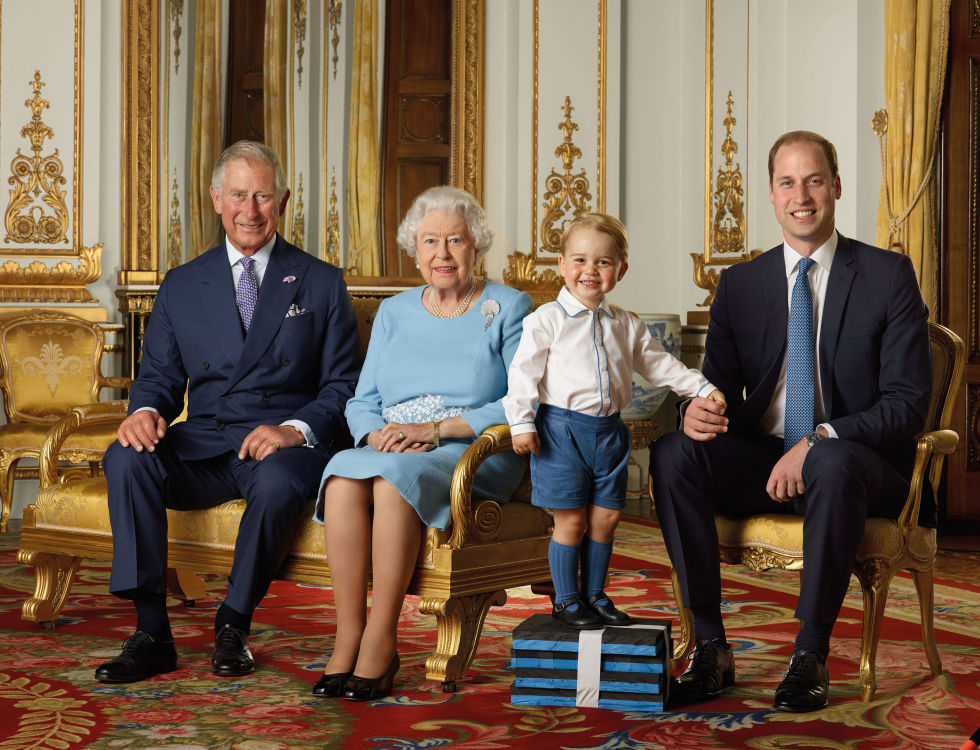
#> input picture dsa_computer_vision/4_tratamento_e_descritores_de_imagens/royal.jpg, 980 x 750 px
$ jupyter execute '0. Intro.ipynb'
#> lines starting #> are read from the running program, lines starting #| are printed output that depends on the picture; after the words box and inside, x2 and y2 are one past the last pixel; in counts of white or black regions, pixels touching at a corner belong together
[cell 1]
# Detector de Faces
# Para executar estes script, use: cap04-01-face-detector

# Import
import cv2

# Carrega a imagem e converte para Grayscale
image = cv2.imread("royal.jpg")
#> image is the input picture: shape (750, 980, 3); mean B, G, R 74.9, 93.6, 114.4
cv2.imshow("Original", image)
gray = cv2.cvtColor(image, cv2.COLOR_BGR2GRAY)
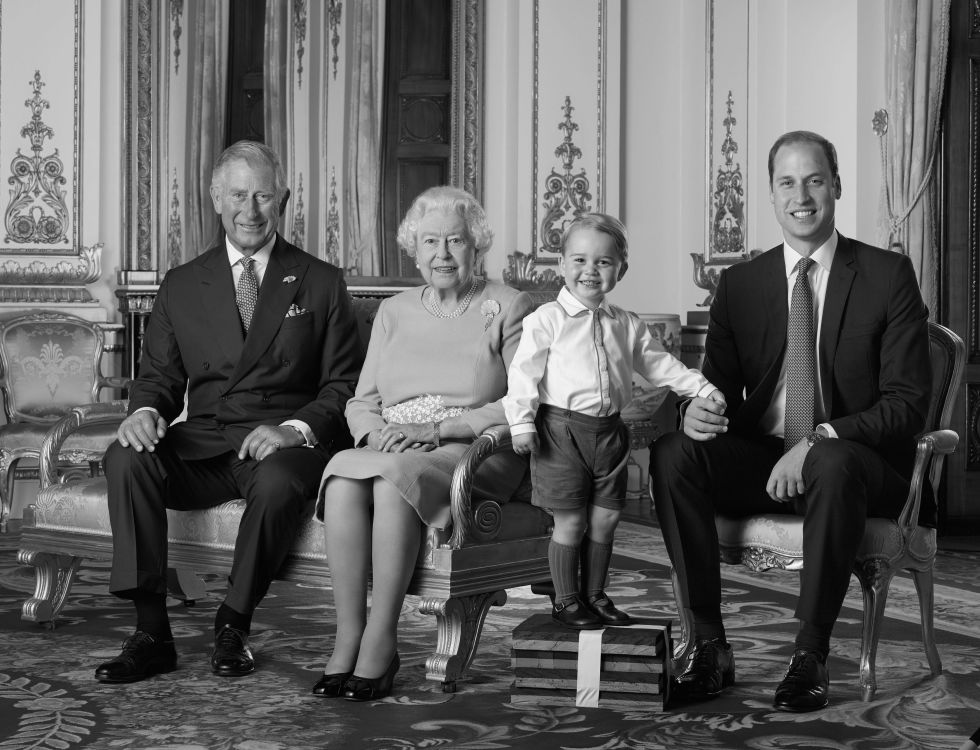
#> gray: shape (750, 980); min 0, max 255, mean 97.7

# Carrega o detector de faces
detector = cv2.CascadeClassifier("haarcascade_frontalface_default.xml")

# Detecta as faces
rects = detector.detectMultiScale(gray, scaleFactor = 1.1, minNeighbors = 10, minSize = (30, 30))
#> rects = [[559, 236, 63, 63], [763, 153, 75, 75], [407, 213, 71, 71], [212, 165, 77, 77]]

# Loop por todas as faces e desenha um quadrado em torno delas
for (x, y, w, h) in rects:
	cv2.rectangle(image, (x, y), (x + w, y + h), (0, 255, 0), 2)
#> this loop made 4 passes
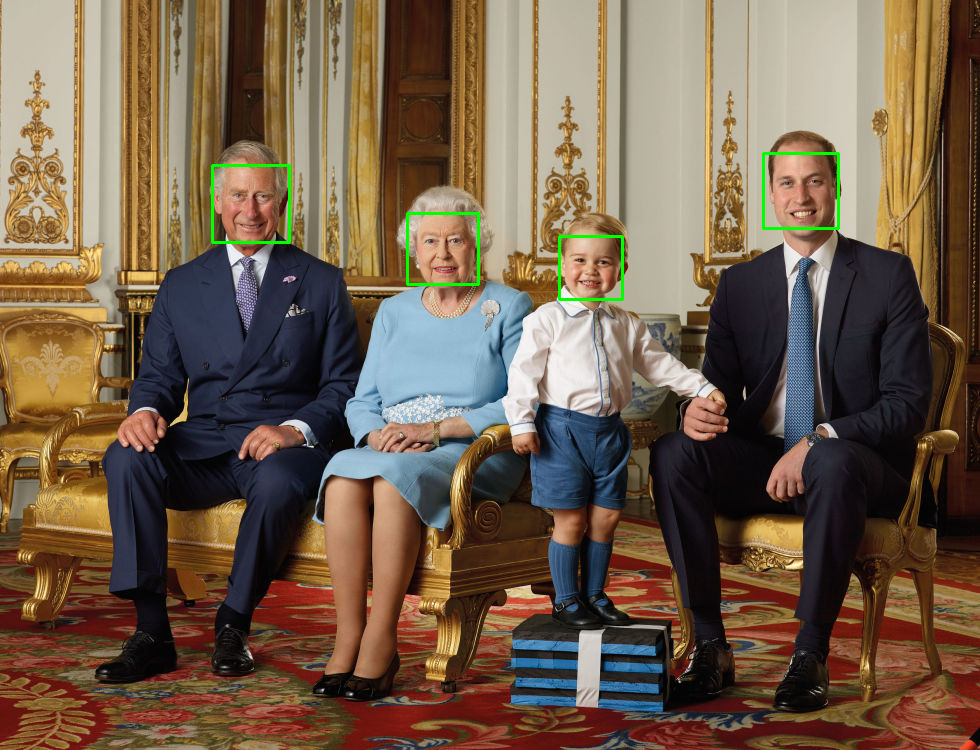
#> image: shape (750, 980, 3); 0.46% of pixels changed, all inside (x1, y1, x2, y2) = (211, 152, 840, 301)

# Mostra as faces detectadas
cv2.imshow("Faces", image)
cv2.waitKey(0)
#> Out = 27
